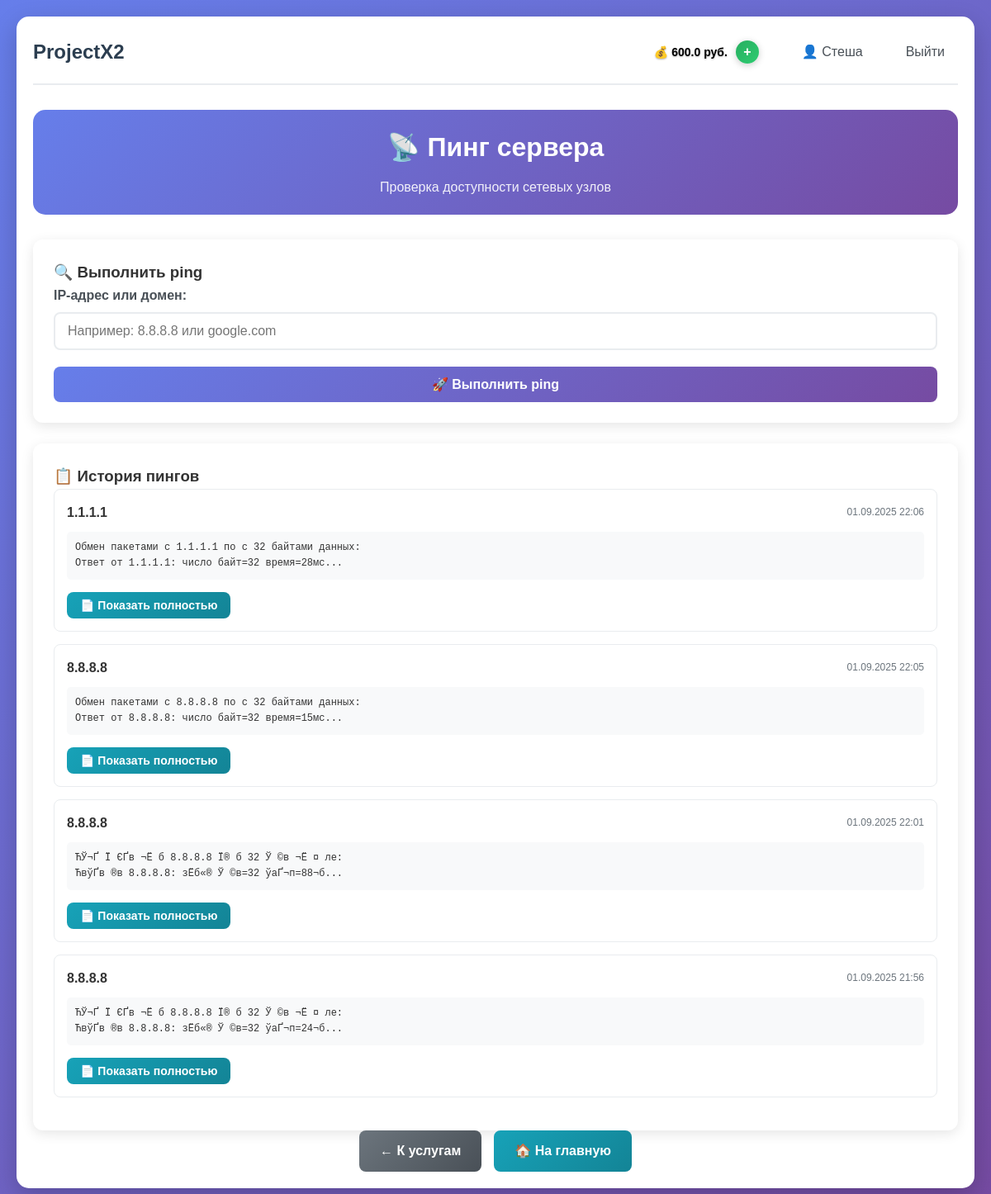
Screenshot of /client/ping (signed in) with the database file from the repository.
### app.py (models this page shows, shortened)
class User(UserMixin, db.Model):
    __tablename__ = 'users'
    id = db.Column(db.Integer, primary_key=True)
    username = db.Column(db.String(64), unique=True, nullable=False)
    email = db.Column(db.String(120), unique=True, nullable=False)
    password_hash = db.Column(db.String(256), nullable=False)
    role = db.Column(db.String(20), nullable=False)
    created_at = db.Column(db.DateTime, default=datetime.utcnow)
    is_active = db.Column(db.Boolean, default=True)
    services = db.relationship('UserService', backref='user', lazy=True)
    balance = db.Column(db.Float, default=0.0)  # Баланс для клиентов

class PingHistory(db.Model):
    id = db.Column(db.Integer, primary_key=True)
    user_id = db.Column(db.Integer, db.ForeignKey('users.id'), nullable=False)
    ip_address = db.Column(db.String(45), nullable=False)  # IPv6 поддерживает до 45 символов
    result = db.Column(db.Text, nullable=False)
    created_at = db.Column(db.DateTime, default=datetime.utcnow)
    user = db.relationship('User', backref=db.backref('ping_history', lazy=True))

### app.py (the view)
@app.route('/client/ping')
@login_required
def ping_service():
    if current_user.role != 'client':
        flash('Доступ запрещен. Только для клиентов.', 'error')
        return redirect(url_for('index'))
    ping_service = Service.query.filter_by(name='Пинг сервера').first()
    if not ping_service:
        flash('Услуга "Пинг сервера" не найдена в системе', 'error')
        return redirect(url_for('client_services'))
    user_has_service = UserService.query.filter_by(
        user_id=current_user.id,
        service_id=ping_service.id
    ).first()
    if not user_has_service:
        flash('У вас не подключена услуга "Пинг сервера"', 'error')
        return redirect(url_for('client_services'))
    ping_history = PingHistory.query.filter_by(user_id=current_user.id)\
        .order_by(PingHistory.created_at.desc())\
        .limit(10)\
        .all()
    return render_template('ping_service.html',
                         ping_history=ping_history,
                         user=current_user)

### app.py (called while the page is built)
@login_manager.user_loader
def load_user(user_id):
    return db.session.get(User, int(user_id))

@app.before_request
def check_user_active():
    if current_user.is_authenticated and not current_user.is_active:
        logout_user()
        flash('Ваш аккаунт заблокирован. Обратитесь к администратору.', 'error')
        return redirect(url_for('login'))

### templates/ping_service.html (shortened to what this page needs)
{% extends "base.html" %}
{% block content %}
<div class="admin-container">
    <div class="admin-header">
        <h2>📡 Пинг сервера</h2>
        <p class="admin-subtitle">Проверка доступности сетевых узлов</p>
    </div>
    <div class="ping-section">
        <div class="ping-form-card">
            <h3>🔍 Выполнить ping</h3>
            <form id="pingForm" class="auth-form">
                <div class="form-group">
                    <label for="ip_address">IP-адрес или домен:</label>
                    <input type="text" id="ip_address" name="ip_address" class="form-input" required
                           placeholder="Например: 8.8.8.8 или google.com" pattern="^[a-zA-Z0-9.-]+$">
                </div>
                <button type="submit" class="btn btn-primary btn-full">
                    🚀 Выполнить ping
                </button>
            </form>
        </div>
        {% if ping_history %}
        <div class="ping-history-card">
            <h3>📋 История пингов</h3>
            <div class="history-list">
                {% for ping in ping_history %}
                <div class="history-item">
                    <div class="history-header">
                        <strong>{{ ping.ip_address }}</strong>
                        <span class="history-date">{{ ping.created_at.strftime('%d.%m.%Y %H:%M') }}</span>
                    </div>
                    <pre class="history-result">{{ ping.result|truncate(100) }}</pre>
                    <button class="btn btn-sm btn-info view-result-btn"
                            onclick="showFullResult('{{ ping.ip_address }}', `{{ ping.result|replace('`', '&#96;') }}`)">
                        📄 Показать полностью
                    </button>
                </div>
                {% endfor %}
            </div>
        </div>
        {% endif %}
    </div>
    <div class="admin-actions">
        <a href="{{ url_for('client_services') }}" class="btn btn-secondary">← К услугам</a>
        <a href="{{ url_for('index') }}" class="btn btn-info">🏠 На главную</a>
    </div>
</div>
{% endblock %}

### templates/base.html (shortened to what this page needs)
<!DOCTYPE html>
<html lang="ru">
<head>
    <link rel="stylesheet" href="{{ url_for('static', filename='css/style.css') }}">
</head>
<body>
    <div class="container">
        <nav class="navbar">
            <h1><a href="/" class="nav-logo">ProjectX2</a></h1>
            <div class="nav-links">
                {% if current_user.is_authenticated %}
                    {% if current_user.role == 'client' %}
                    <div class="balance-info">
                        <span class="balance-amount">💰 {{ current_user.balance }} руб.</span>
                        <a href="{{ url_for('add_balance_page') }}" class="balance-btn">+</a>
                    </div>
                    {% endif %}
                    <a href="/profile" class="nav-link">👤 {{ current_user.username }}</a>
                    <a href="/logout" class="nav-link">Выйти</a>
                {% else %}
                    <a href="/login" class="nav-link">Войти</a>
                    <a href="/register" class="nav-link">Регистрация</a>
                {% endif %}
            </div>
        </nav>
        <main>
            {% block content %}{% endblock %}
        </main>
    </div>
</body>
</html>

### static/css/style.css (style rules this page uses)
* { margin: 0; padding: 0; box-sizing: border-box; }
body { font-family: 'Arial', sans-serif; line-height: 1.6; color: #333; background: linear-gradient(135deg, #667eea 0%, #764ba2 100%); min-height: 100vh; padding: 20px; }
.container { max-width: 1200px; margin: 0 auto; background: white; padding: 20px; border-radius: 15px; box-shadow: 0 10px 30px rgba(0, 0, 0, 0.2); }
.navbar { display: flex; justify-content: space-between; align-items: center; margin-bottom: 30px; padding-bottom: 15px; border-bottom: 2px solid #e9ecef; }
.nav-logo { text-decoration: none; color: #2c3e50; font-size: 24px; font-weight: bold; }
.nav-links { display: flex; gap: 20px; align-items: center; }
.nav-link { text-decoration: none; color: #495057; padding: 8px 16px; border-radius: 8px; transition: all 0.3s ease; font-weight: 500; }
.auth-form { display: flex; flex-direction: column; gap: 20px; }
.form-group { display: flex; flex-direction: column; }
.form-group label { margin-bottom: 8px; font-weight: 600; color: #495057; }
.form-input, .form-select { padding: 12px 15px; border: 2px solid #e9ecef; border-radius: 8px; font-size: 16px; transition: border-color 0.3s ease; }
.btn { padding: 12px 25px; border: none; border-radius: 8px; cursor: pointer; font-size: 16px; text-decoration: none; display: inline-block; text-align: center; transition: all 0.3s ease; font-weight: 600; }
.btn-primary { background: linear-gradient(135deg, #667eea 0%, #764ba2 100%); color: white; }
.btn-secondary { background: linear-gradient(135deg, #6c757d 0%, #495057 100%); color: white; }
.btn-info { background: linear-gradient(135deg, #17a2b8 0%, #138496 100%); color: white; }
.btn-sm { padding: 8px 16px; font-size: 14px; }
.btn-full { width: 100%; }
.container { animation: fadeIn 0.6s ease-out; }
.admin-container { max-width: 1400px; margin: 0 auto; }
.admin-header { text-align: center; margin-bottom: 30px; padding: 20px; background: linear-gradient(135deg, #667eea 0%, #764ba2 100%); border-radius: 15px; color: white; }
.admin-header h2 { margin: 0; font-size: 32px; }
.admin-subtitle { margin: 10px 0 0 0; opacity: 0.9; font-size: 16px; }
.admin-actions { display: flex; gap: 15px; justify-content: center; flex-wrap: wrap; }

### templates/base.html (style rules this page uses)
.balance-info { display: flex; align-items: center; gap: 10px; background: rgba(255, 255, 255, 0.15); padding: 8px 15px; border-radius: 25px; color: black; border: 1px solid rgba(255, 255, 255, 0.2); transition: all 0.3s ease; backdrop-filter: blur(10px); }
.balance-amount { font-weight: 600; font-size: 14px; text-shadow: 0 1px 2px rgba(0, 0, 0, 0.3); }
.balance-btn { background: linear-gradient(135deg, #27ae60, #2ecc71); border: none; color: white; width: 28px; height: 28px; border-radius: 50%; cursor: pointer; font-weight: bold; font-size: 16px; transition: all 0.3s ease; display: flex; align-items: center; justify-content: center; text-decoration: none; box-shadow: 0 2px 8px rgba(0, 0, 0, 0.2); }

### templates/ping_service.html (style rules this page uses)
.ping-section { display: flex; flex-direction: column; gap: 25px; }
.ping-form-card, .ping-result-card, .ping-history-card { background: white; padding: 25px; border-radius: 12px; box-shadow: 0 4px 15px rgba(0,0,0,0.1); }
.history-item { border: 1px solid #e9ecef; border-radius: 8px; padding: 15px; margin-bottom: 15px; }
.history-header { display: flex; justify-content: space-between; align-items: center; margin-bottom: 10px; }
.history-date { color: #6c757d; font-size: 12px; }
.history-result { background: #f8f9fa; padding: 10px; border-radius: 5px; font-size: 12px; margin-bottom: 10px; }
.view-result-btn { margin-top: 5px; }

### rows the page displays
User: balance "600.0", username "Стеша"
PingHistory: ip_address "1.1.1.1", created_at "01.09.2025 22:06", result "Обмен пакетами с 1.1.1.1 по с 32 байтами данных: Ответ от 1.1.1.1: число байт=32 время=28мс..."
PingHistory: ip_address "8.8.8.8", created_at "01.09.2025 22:05", result "Обмен пакетами с 8.8.8.8 по с 32 байтами данных: Ответ от 8.8.8.8: число байт=32 время=15мс..."
PingHistory: ip_address "8.8.8.8", created_at "01.09.2025 22:01", result "ЋЎ¬Ґ­ Ї ЄҐв ¬Ё б 8.8.8.8 Ї® б 32 Ў ©в ¬Ё ¤ ­­ле: ЋвўҐв ®в 8.8.8.8: зЁб«® Ў ©в=32 ўаҐ¬п=88¬б..."
PingHistory: ip_address "8.8.8.8", created_at "01.09.2025 21:56", result "ЋЎ¬Ґ­ Ї ЄҐв ¬Ё б 8.8.8.8 Ї® б 32 Ў ©в ¬Ё ¤ ­­ле: ЋвўҐв ®в 8.8.8.8: зЁб«® Ў ©в=32 ўаҐ¬п=24¬б..."
